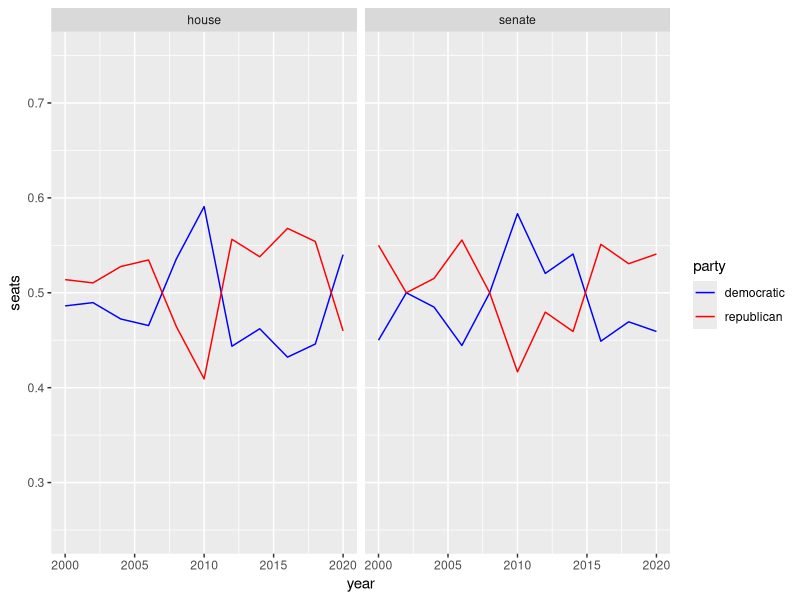
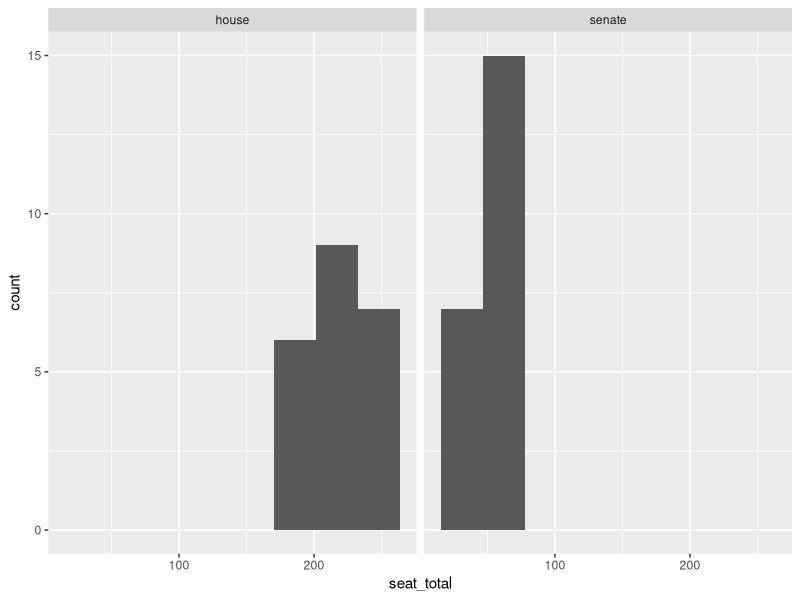

Source code (R) for these figures, in order:
## ---- chunk 1
library(tidyverse)
knitr::opts_chunk$set(echo = TRUE)
## ---- chunk 2
house_senate_data = read_csv("data/house_senate.csv")

clean_data = house_senate_data %>% 
  pivot_longer(cols = -year, names_to = "position", values_to = "seats") %>% 
  mutate(
    party = gsub("\\_.*", "", position),
    pos_type = gsub(".*\\_", "", substr(position, 1, nchar(position)-2))
  ) %>% 
  group_by(pos_type, year) %>% 
  summarize(party = party,
            seat_total = seats,
            seats = seats / sum(seats),
            .groups = "drop")
clean_data
## ---- chunk 3
ggplot(clean_data, aes(x = year, y = seats, color = party)) + 
  facet_wrap(~pos_type) +
  geom_line() + 
  scale_color_manual(
    values = c("blue", "red")
  ) +
  ylim(c(0.25, .75))
## ---- chunk 4
ggplot(clean_data, aes(x = seat_total)) +
  facet_wrap(~pos_type) + 
  geom_histogram(bins = 8)
